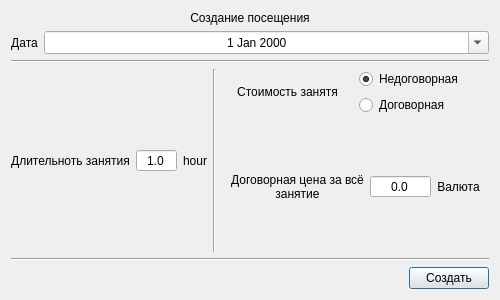
<?xml version="1.0" encoding="UTF-8"?>
<ui version="4.0">
 <class>CreatorVisit</class>
 <widget class="QDialog" name="CreatorVisit">
  <property name="geometry">
   <rect>
    <x>0</x>
    <y>0</y>
    <width>500</width>
    <height>300</height>
   </rect>
  </property>
  <property name="minimumSize">
   <size>
    <width>500</width>
    <height>240</height>
   </size>
  </property>
  <property name="maximumSize">
   <size>
    <width>500</width>
    <height>300</height>
   </size>
  </property>
  <property name="windowTitle">
   <string>VisitCreator</string>
  </property>
  <property name="modal">
   <bool>true</bool>
  </property>
  <layout class="QVBoxLayout" name="verticalLayout">
   <item>
    <widget class="QLabel" name="dialog_title_lbl">
     <property name="sizePolicy">
      <sizepolicy hsizetype="Preferred" vsizetype="Maximum">
       <horstretch>0</horstretch>
       <verstretch>0</verstretch>
      </sizepolicy>
     </property>
     <property name="text">
      <string>Создание посещения</string>
     </property>
     <property name="alignment">
      <set>Qt::AlignCenter</set>
     </property>
    </widget>
   </item>
   <item>
    <layout class="QHBoxLayout" name="hLayout_1">
     <item>
      <widget class="QLabel" name="info_lbl_1">
       <property name="sizePolicy">
        <sizepolicy hsizetype="Maximum" vsizetype="Preferred">
         <horstretch>0</horstretch>
         <verstretch>0</verstretch>
        </sizepolicy>
       </property>
       <property name="text">
        <string>Дата</string>
       </property>
       <property name="alignment">
        <set>Qt::AlignCenter</set>
       </property>
      </widget>
     </item>
     <item>
      <widget class="QDateEdit" name="visit_date_edit">
       <property name="alignment">
        <set>Qt::AlignCenter</set>
       </property>
       <property name="readOnly">
        <bool>false</bool>
       </property>
       <property name="buttonSymbols">
        <enum>QAbstractSpinBox::NoButtons</enum>
       </property>
       <property name="calendarPopup">
        <bool>true</bool>
       </property>
      </widget>
     </item>
    </layout>
   </item>
   <item>
    <widget class="Line" name="hLine_1">
     <property name="orientation">
      <enum>Qt::Horizontal</enum>
     </property>
    </widget>
   </item>
   <item>
    <layout class="QHBoxLayout" name="hLayout_4">
     <item>
      <layout class="QHBoxLayout" name="hLayout_3">
       <item>
        <widget class="QLabel" name="info_lbl_2">
         <property name="sizePolicy">
          <sizepolicy hsizetype="Minimum" vsizetype="Preferred">
           <horstretch>0</horstretch>
           <verstretch>0</verstretch>
          </sizepolicy>
         </property>
         <property name="text">
          <string>Длительноть занятия</string>
         </property>
         <property name="alignment">
          <set>Qt::AlignCenter</set>
         </property>
         <property name="wordWrap">
          <bool>true</bool>
         </property>
        </widget>
       </item>
       <item>
        <widget class="QDoubleSpinBox" name="timespan_spinbox">
         <property name="sizePolicy">
          <sizepolicy hsizetype="Minimum" vsizetype="Maximum">
           <horstretch>0</horstretch>
           <verstretch>0</verstretch>
          </sizepolicy>
         </property>
         <property name="wrapping">
          <bool>false</bool>
         </property>
         <property name="frame">
          <bool>true</bool>
         </property>
         <property name="alignment">
          <set>Qt::AlignCenter</set>
         </property>
         <property name="buttonSymbols">
          <enum>QAbstractSpinBox::NoButtons</enum>
         </property>
         <property name="decimals">
          <number>1</number>
         </property>
         <property name="maximum">
          <double>24.000000000000000</double>
         </property>
         <property name="value">
          <double>1.000000000000000</double>
         </property>
        </widget>
       </item>
       <item>
        <widget class="QLabel" name="info_lbl_4">
         <property name="sizePolicy">
          <sizepolicy hsizetype="Maximum" vsizetype="Minimum">
           <horstretch>0</horstretch>
           <verstretch>0</verstretch>
          </sizepolicy>
         </property>
         <property name="text">
          <string>hour</string>
         </property>
         <property name="alignment">
          <set>Qt::AlignCenter</set>
         </property>
        </widget>
       </item>
      </layout>
     </item>
     <item>
      <widget class="Line" name="vLine_1">
       <property name="orientation">
        <enum>Qt::Vertical</enum>
       </property>
      </widget>
     </item>
     <item>
      <layout class="QVBoxLayout" name="vLayout_2">
       <item>
        <layout class="QHBoxLayout" name="hLayout_5">
         <item>
          <widget class="QLabel" name="info_lbl_5">
           <property name="text">
            <string>Стоимость занятя</string>
           </property>
           <property name="alignment">
            <set>Qt::AlignCenter</set>
           </property>
           <property name="wordWrap">
            <bool>true</bool>
           </property>
          </widget>
         </item>
         <item>
          <layout class="QVBoxLayout" name="vLayout_1">
           <item>
            <widget class="QRadioButton" name="unspecial_rbtn">
             <property name="text">
              <string>Недоговорная</string>
             </property>
             <property name="checked">
              <bool>true</bool>
             </property>
            </widget>
           </item>
           <item>
            <widget class="QRadioButton" name="special_rbtn">
             <property name="text">
              <string>Договорная</string>
             </property>
             <property name="iconSize">
              <size>
               <width>20</width>
               <height>20</height>
              </size>
             </property>
             <property name="checked">
              <bool>false</bool>
             </property>
            </widget>
           </item>
          </layout>
         </item>
        </layout>
       </item>
       <item>
        <widget class="QFrame" name="special_sum_frame">
         <layout class="QHBoxLayout" name="horizontalLayout">
          <item>
           <widget class="QLabel" name="info_lbl_3">
            <property name="text">
             <string>Договорная цена за всё занятие</string>
            </property>
            <property name="alignment">
             <set>Qt::AlignCenter</set>
            </property>
            <property name="wordWrap">
             <bool>true</bool>
            </property>
           </widget>
          </item>
          <item>
           <widget class="QDoubleSpinBox" name="sp_sum_spinbox">
            <property name="alignment">
             <set>Qt::AlignCenter</set>
            </property>
            <property name="buttonSymbols">
             <enum>QAbstractSpinBox::NoButtons</enum>
            </property>
            <property name="decimals">
             <number>1</number>
            </property>
            <property name="maximum">
             <double>9999999.000000000000000</double>
            </property>
           </widget>
          </item>
          <item>
           <widget class="QLabel" name="currency_lbl">
            <property name="text">
             <string>Валюта</string>
            </property>
            <property name="alignment">
             <set>Qt::AlignCenter</set>
            </property>
           </widget>
          </item>
         </layout>
        </widget>
       </item>
      </layout>
     </item>
    </layout>
   </item>
   <item>
    <widget class="Line" name="hLine_2">
     <property name="orientation">
      <enum>Qt::Horizontal</enum>
     </property>
    </widget>
   </item>
   <item>
    <layout class="QHBoxLayout" name="hLayout_2">
     <item>
      <spacer name="hSpacer_1">
       <property name="orientation">
        <enum>Qt::Horizontal</enum>
       </property>
       <property name="sizeHint" stdset="0">
        <size>
         <width>40</width>
         <height>20</height>
        </size>
       </property>
      </spacer>
     </item>
     <item>
      <widget class="QPushButton" name="done_btn">
       <property name="sizePolicy">
        <sizepolicy hsizetype="Minimum" vsizetype="Maximum">
         <horstretch>0</horstretch>
         <verstretch>0</verstretch>
        </sizepolicy>
       </property>
       <property name="text">
        <string>Создать</string>
       </property>
      </widget>
     </item>
    </layout>
   </item>
  </layout>
 </widget>
 <resources/>
 <connections/>
</ui>
